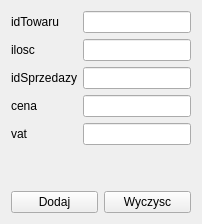
      <widget class="QWidget" name="tab_6">
       <attribute name="title">
        <string>PozycjaSprzedazy</string>
       </attribute>
       <layout class="QVBoxLayout" name="verticalLayout_19">
        <item>
         <layout class="QHBoxLayout" name="horizontalLayout_11">
          <item>
           <layout class="QVBoxLayout" name="verticalLayout_17">
            <item>
             <widget class="QLabel" name="label_41">
              <property name="text">
               <string>idTowaru</string>
              </property>
             </widget>
            </item>
            <item>
             <widget class="QLabel" name="label_15">
              <property name="text">
               <string>ilosc</string>
              </property>
             </widget>
            </item>
            <item>
             <widget class="QLabel" name="label_42">
              <property name="text">
               <string>idSprzedazy</string>
              </property>
             </widget>
            </item>
            <item>
             <widget class="QLabel" name="label_43">
              <property name="text">
               <string>cena</string>
              </property>
             </widget>
            </item>
            <item>
             <widget class="QLabel" name="label_44">
              <property name="text">
               <string>vat</string>
              </property>
             </widget>
            </item>
           </layout>
          </item>
          <item>
           <layout class="QVBoxLayout" name="verticalLayout_18">
            <item>
             <widget class="QLineEdit" name="lineEdit_46"/>
            </item>
            <item>
             <widget class="QLineEdit" name="lineEdit_47"/>
            </item>
            <item>
             <widget class="QLineEdit" name="lineEdit_48"/>
            </item>
            <item>
             <widget class="QLineEdit" name="lineEdit_49"/>
            </item>
            <item>
             <widget class="QLineEdit" name="lineEdit_50"/>
            </item>
           </layout>
          </item>
         </layout>
        </item>
        <item>
         <spacer name="verticalSpacer_6">
          <property name="orientation">
           <enum>Qt::Vertical</enum>
          </property>
          <property name="sizeHint" stdset="0">
           <size>
            <width>20</width>
            <height>40</height>
           </size>
          </property>
         </spacer>
        </item>
        <item>
         <layout class="QHBoxLayout" name="horizontalLayout_12">
          <item>
           <widget class="QPushButton" name="pushButton_11">
            <property name="text">
             <string>Dodaj</string>
            </property>
           </widget>
          </item>
          <item>
           <widget class="QPushButton" name="pushButton_12">
            <property name="text">
             <string>Wyczysc</string>
            </property>
           </widget>
          </item>
         </layout>
        </item>
       </layout>
      </widget>
